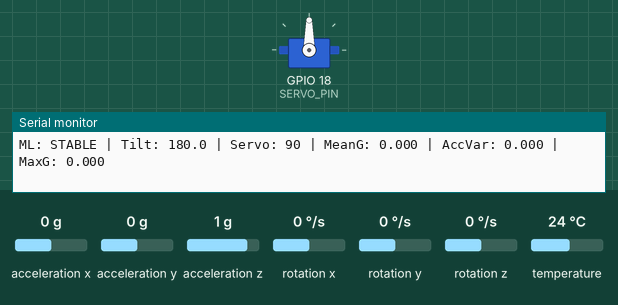
This sketch was run on a simulated ESP32. Shown: servo, the last lines printed to the serial monitor. Inputs (shaded band) come from the test bench; at power-on: acceleration x 0 g, acceleration z 1 g, acceleration y 0 g, rotation x 0 °/s, rotation y 0 °/s, rotation z 0 °/s, temperature 24 °C.

Above: at 1.2 s.
1.3 s: acceleration x set to -1.4 g
At 1.9 s:
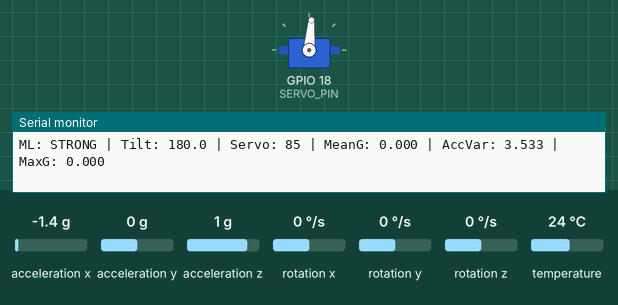
3.0 s: acceleration z set to -0.8 g
At 3.5 s:
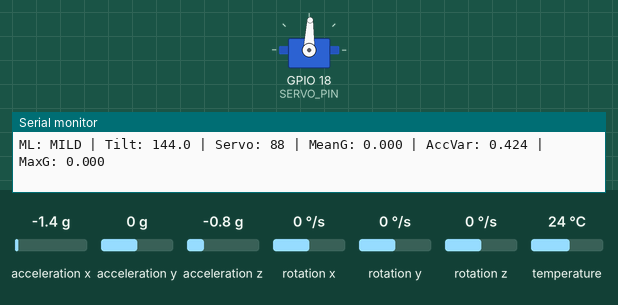
4.6 s: acceleration y set to 0.8 g
At 5.1 s:
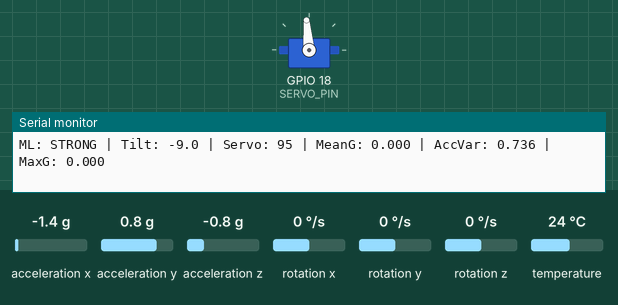
Timing chart, 0 to 7.6 s (numbered marks = the images above; inputs shaded):
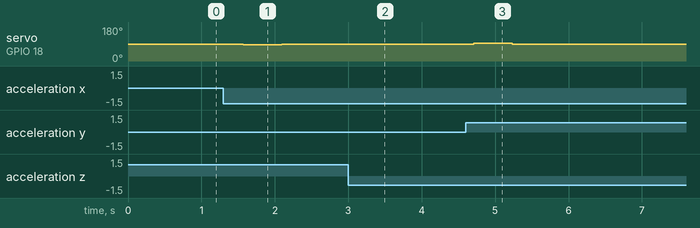

Measured:
- after the input at 1.3 s, servo on GPIO 18 (SERVO_PIN): 90° → 85° after 0.27 s, → 90° 0.52 s later
- after the input at 3.0 s, servo on GPIO 18 (SERVO_PIN): 90° → 88° after 0.14 s, → 90° 0.52 s later
- after the input at 4.6 s, servo on GPIO 18 (SERVO_PIN): 90° → 95° after 0.11 s, → 90° 0.52 s later

The sketch:

NeoSeat.ino
```cpp
#include <Wire.h>
#include <Adafruit_MPU6050.h>
#include <Adafruit_Sensor.h>
#include <ESP32Servo.h>

Adafruit_MPU6050 mpu;
Servo servo;

const int SERVO_PIN = 18;
const int SERVO_CENTER = 90;
const int SERVO_MIN = 85;
const int SERVO_MAX = 95;
const int N = 10;

const float CENTROIDS[3][3] = {
  {0.093551, 0.041713, 0.100590},
  {0.143035, 0.055275, 0.374566},
  {1.656409, 0.388346, 4.720284}
};

const float SCALE[3] = {0.60, 0.14, 1.80};

const char* CLASS_NAMES[3] = {
  "STABLE",
  "MILD",
  "STRONG"
};

void setup() {
  Serial.begin(115200);

  Wire.begin(21, 22);

  if (!mpu.begin()) {
    Serial.println("MPU6050 NOT FOUND");
    while (1) delay(10);
  }

  mpu.setAccelerometerRange(MPU6050_RANGE_8_G);
  mpu.setGyroRange(MPU6050_RANGE_500_DEG);

  servo.setPeriodHertz(50);
  servo.attach(SERVO_PIN, 500, 2500);
  servo.write(SERVO_CENTER);

  Serial.println("NeoSeat Adaptive ML READY");
}

void loop() {

  float gyroMag[N];
  float accMag[N];

  float sumG = 0;
  float sumA = 0;
  float maxG = 0;
  float sumTilt = 0;

  for (int i = 0; i < N; i++) {

    sensors_event_t a, g, temp;
    mpu.getEvent(&a, &g, &temp);

    gyroMag[i] = sqrt(
      g.gyro.x * g.gyro.x +
      g.gyro.y * g.gyro.y +
      g.gyro.z * g.gyro.z
    );

    accMag[i] = sqrt(
      a.acceleration.x * a.acceleration.x +
      a.acceleration.y * a.acceleration.y +
      a.acceleration.z * a.acceleration.z
    );

    float rawRoll =
      atan2(a.acceleration.y, a.acceleration.z)
      * 180.0 / PI;

    float tilt;

    if (rawRoll > 0)
      tilt = rawRoll - 180.0;
    else
      tilt = rawRoll + 180.0;

    sumTilt += tilt;

    sumG += gyroMag[i];
    sumA += accMag[i];

    if (gyroMag[i] > maxG)
      maxG = gyroMag[i];

    delay(50);
  }

  float meanG = sumG / N;
  float meanA = sumA / N;
  float tiltAngle = sumTilt / N;

  float varianceA = 0;

  for (int i = 0; i < N; i++) {
    float diff = accMag[i] - meanA;
    varianceA += diff * diff;
  }

  float stdA = sqrt(varianceA / N);

  float features[3] = {
    meanG,
    stdA,
    maxG
  };

  int bestClass = 0;
  float bestDistance = 999999;

  for (int c = 0; c < 3; c++) {

    float distance = 0;

    for (int f = 0; f < 3; f++) {

      float diff =
        (features[f] - CENTROIDS[c][f])
        / SCALE[f];

      distance += diff * diff;
    }

    if (distance < bestDistance) {
      bestDistance = distance;
      bestClass = c;
    }
  }

  int responseAmount = 0;

  if (bestClass == 0)
    responseAmount = 0;
  else if (bestClass == 1)
    responseAmount = 2;
  else
    responseAmount = 5;

  int servoAngle = SERVO_CENTER;

  if (abs(tiltAngle) > 1.5 &&
      responseAmount > 0) {

    if (tiltAngle > 0)
      servoAngle =
        SERVO_CENTER - responseAmount;
    else
      servoAngle =
        SERVO_CENTER + responseAmount;
  }

  servoAngle = constrain(
    servoAngle,
    SERVO_MIN,
    SERVO_MAX
  );

  servo.write(servoAngle);

  Serial.print("ML: ");
  Serial.print(CLASS_NAMES[bestClass]);

  Serial.print(" | Tilt: ");
  Serial.print(tiltAngle, 1);

  Serial.print(" | Servo: ");
  Serial.print(servoAngle);

  Serial.print(" | MeanG: ");
  Serial.print(meanG, 3);

  Serial.print(" | AccVar: ");
  Serial.print(stdA, 3);

  Serial.print(" | MaxG: ");
  Serial.println(maxG, 3);
}
```
